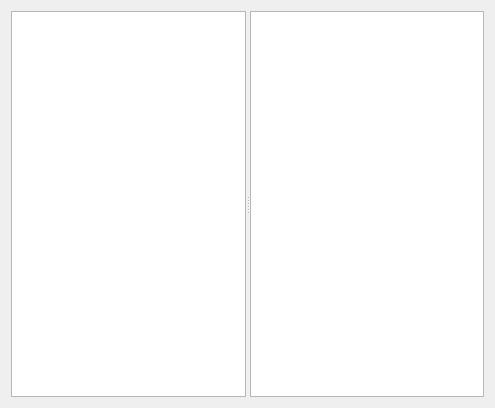
<?xml version="1.0" encoding="UTF-8"?>
<ui version="4.0">
 <class>Dialog</class>
 <widget class="QDialog" name="Dialog">
  <property name="geometry">
   <rect>
    <x>0</x>
    <y>0</y>
    <width>495</width>
    <height>408</height>
   </rect>
  </property>
  <property name="windowTitle">
   <string>Dialog</string>
  </property>
  <layout class="QVBoxLayout" name="verticalLayout">
   <item>
    <widget class="QSplitter" name="splitter">
     <property name="orientation">
      <enum>Qt::Horizontal</enum>
     </property>
     <widget class="QTreeView" name="treeView"/>
     <widget class="QListView" name="listView">
      <property name="viewMode">
       <enum>QListView::IconMode</enum>
      </property>
     </widget>
    </widget>
   </item>
  </layout>
 </widget>
 <resources/>
 <connections/>
</ui>
